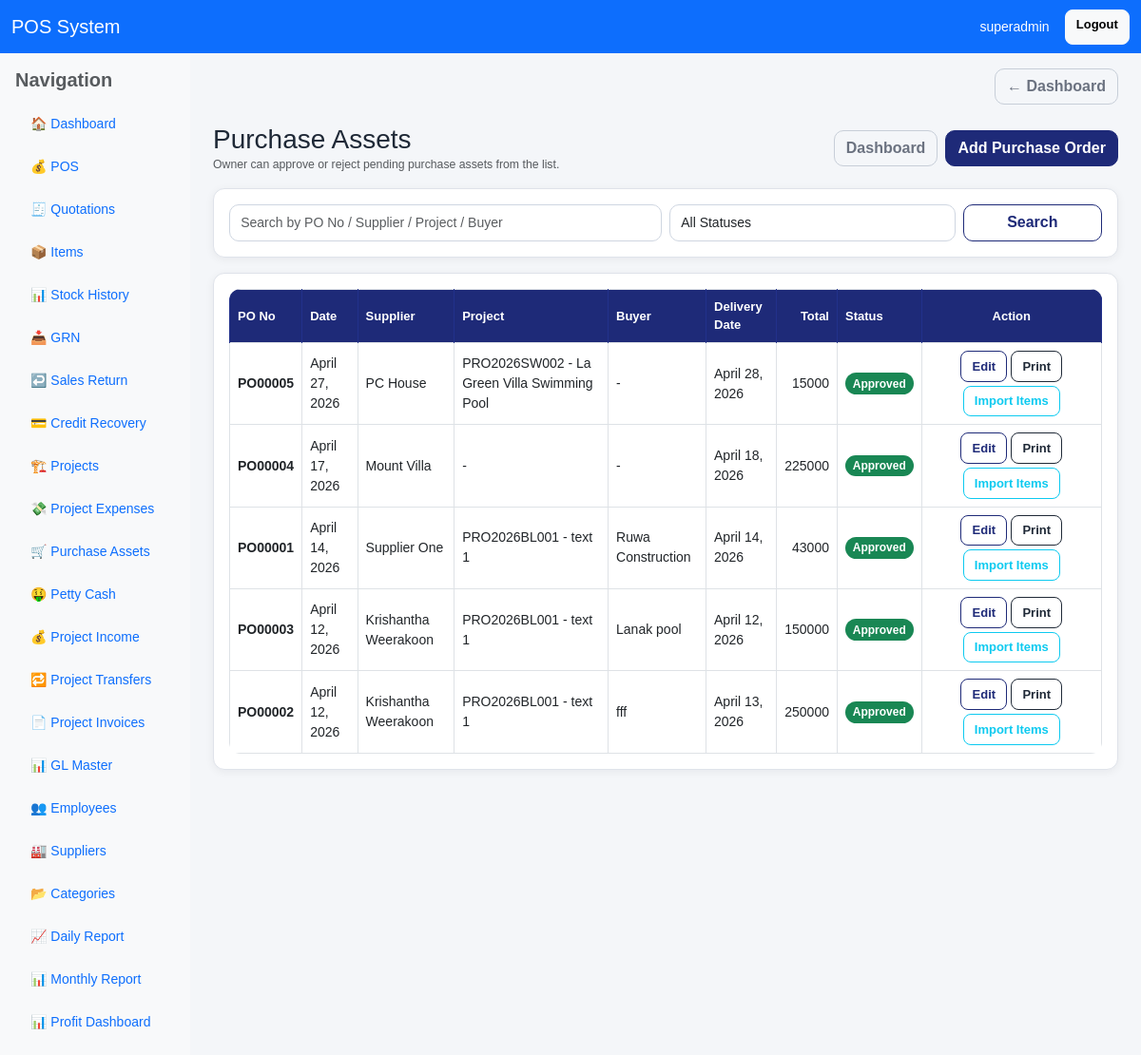
The page /purchase-orders/ (signed in) on the database as committed earlier.
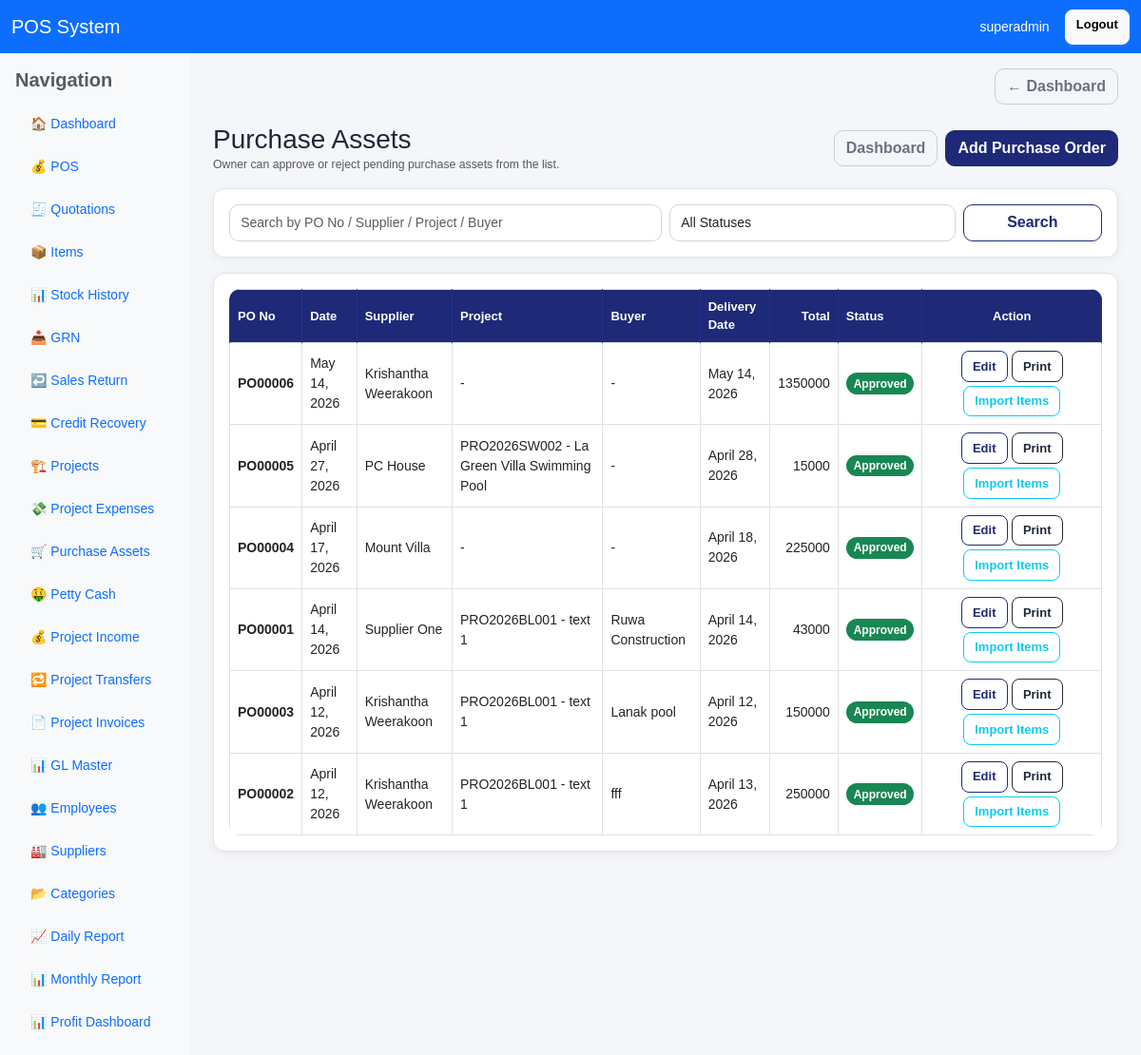
The same page on the database as committed later.
### pos/models.py (models this page shows, shortened)
class PurchaseOrder(models.Model):
    PAYMENT_METHOD_CHOICES = [
        ("cash", "Cash"),
        ("bank", "Bank Transfer"),
        ("cheque", "Cheque"),
    ]
    STATUS_CHOICES = [
        ("draft", "Draft"),
        ("pending", "Pending"),
        ("approved", "Approved"),
        ("rejected", "Rejected"),
        ("closed", "Closed"),
    ]
    po_no = models.CharField(max_length=30, unique=True, blank=True, null=True)
    po_date = models.DateField(default=timezone.now)
    delivery_date_required = models.DateField(blank=True, null=True)
    buyer_company_name = models.CharField(max_length=200, blank=True, null=True)
    buyer_address = models.TextField(blank=True, null=True)
    buyer_contact_person = models.CharField(max_length=150, blank=True, null=True)
    buyer_phone = models.CharField(max_length=50, blank=True, null=True)
    buyer_email = models.EmailField(blank=True, null=True)
    supplier = models.ForeignKey("Supplier", on_delete=models.PROTECT, related_name="purchase_orders")
    supplier_address = models.TextField(blank=True, null=True)
    supplier_contact_details = models.CharField(max_length=255, blank=True, null=True)
    project = models.ForeignKey("Project", on_delete=models.SET_NULL, null=True, blank=True, related_name="purchase_orders")
    payment_method = models.CharField(max_length=20, choices=PAYMENT_METHOD_CHOICES, default="bank")
    payment_period = models.CharField(max_length=100, blank=True, null=True)
    delivery_location = models.CharField(max_length=255, blank=True, null=True)
    delivery_method = models.CharField(max_length=100, blank=True, null=True)
    special_instructions = models.TextField(blank=True, null=True)
    terms_and_conditions = models.TextField(blank=True, null=True)
    warranty_details = models.TextField(blank=True, null=True)
    return_policy = models.TextField(blank=True, null=True)
    penalties_conditions = models.TextField(blank=True, null=True)
    authorized_person_name = models.CharField(max_length=150, blank=True, null=True)
    signature_text = models.CharField(max_length=150, blank=True, null=True)
    status = models.CharField(max_length=20, choices=STATUS_CHOICES, default="draft")
    note = models.TextField(blank=True, null=True)
    created_by = models.ForeignKey(
        User,
        on_delete=models.SET_NULL,
        null=True,
        blank=True,
        related_name="created_purchase_orders"
    )
    created_at = models.DateTimeField(auto_now_add=True)
    class Meta:
        ordering = ["-po_date", "-id"]
    @property
    def grand_total(self):
        return self.items.aggregate(total=Sum("line_total"))["total"] or Decimal("0")

class Supplier(models.Model):
    name = models.CharField(max_length=150, unique=True)
    address = models.TextField(blank=True, null=True)
    phone_1 = models.CharField(max_length=30, blank=True, null=True)
    phone_2 = models.CharField(max_length=30, blank=True, null=True)
    phone_3 = models.CharField(max_length=30, blank=True, null=True)
    email = models.EmailField(blank=True, null=True)
    contact_person = models.CharField(max_length=150, blank=True, null=True)
    bank_name = models.CharField(max_length=150, blank=True, null=True)
    bank_branch = models.CharField(max_length=150, blank=True, null=True)
    account_name = models.CharField(max_length=150, blank=True, null=True)
    account_number = models.CharField(max_length=80, blank=True, null=True)
    is_active = models.BooleanField(default=True)
    created_at = models.DateTimeField(auto_now_add=True)
    class Meta:
        ordering = ["name"]

class Project(models.Model):
    PROJECT_TYPE_CHOICES = [
        ("SW", "Swimming Pool"),
        ("BL", "Building"),
        ("EL", "Electrical"),
        ("OT", "Other"),
    ]
    STATUS_CHOICES = [
        ("ongoing", "Ongoing"),
        ("completed", "Completed"),
        ("cancelled", "Cancelled"),
    ]
    project_id = models.CharField(max_length=30, unique=True)
    project_name = models.CharField(max_length=255)
    project_type = models.CharField(max_length=10, choices=PROJECT_TYPE_CHOICES)
    client_name = models.CharField(max_length=255, blank=True, null=True)
    location = models.CharField(max_length=255, blank=True, null=True)
    estimated_value = models.DecimalField(max_digits=14, decimal_places=2, default=0)
    status = models.CharField(max_length=20, choices=STATUS_CHOICES, default="ongoing")
    is_active = models.BooleanField(default=True)
    created_by = models.ForeignKey(User, on_delete=models.SET_NULL, null=True, blank=True, related_name="created_projects")
    updated_by = models.ForeignKey(User, on_delete=models.SET_NULL, null=True, blank=True, related_name="updated_projects")
    created_at = models.DateTimeField(auto_now_add=True)
    class Meta:
        ordering = ["-id"]

### pos/views.py (the view, shortened to what this page needs)
# urls.py: path("purchase-orders/", views.purchase_order_list, name="purchase_order_list"),
@user_passes_test(can_use_project)
def purchase_order_list(request):
    query = request.GET.get("q", "").strip()
    status_filter = request.GET.get("status", "").strip()
    orders = PurchaseOrder.objects.select_related(
        "supplier", "project", "created_by"
    ).prefetch_related("items").order_by("-po_date", "-id")
    if status_filter in ["draft", "pending", "approved", "rejected", "closed"]:
        orders = orders.filter(status=status_filter)
    return render(request, "pos/purchase_order_list.html", {
        "orders": orders,
        "query": query,
        "status_filter": status_filter,
        "is_owner": is_owner(request.user),
    })

### pos/views.py (called while the page is built)
def is_owner(user):
    return user.is_superuser or user.groups.filter(name__iexact="Owner").exists()

def can_use_project(user):
    return is_owner(user) or is_manager(user) or is_clerk(user) or is_cashier(user)

### pos/templates/pos/purchase_order_list.html (shortened to what the changed rows need)
{% extends "base.html" %}
{% block content %}
<div class="card card-soft">
    <div class="card-body">
        <div class="table-responsive">
            <table class="table table-bordered table-hover align-middle">
                <thead>
                    <tr>
                        <th>PO No</th>
                        <th>Date</th>
                        <th>Supplier</th>
                        <th>Project</th>
                        <th>Buyer</th>
                        <th>Delivery Date</th>
                        <th class="text-end">Total</th>
                        <th>Status</th>
                        <th class="text-center" style="min-width: 180px;">Action</th>
                    </tr>
                </thead>
                <tbody>
                    {% for o in orders %}
                    <tr>
                        <td><strong>{{ o.po_no }}</strong></td>
                        <td>{{ o.po_date }}</td>
                        <td>{{ o.supplier.name }}</td>
                        <td>
                            {% if o.project %}
                                {{ o.project.project_id }} - {{ o.project.project_name }}
                            {% else %}
                                -
                            {% endif %}
                        </td>
                        <td>{{ o.buyer_company_name|default:"-" }}</td>
                        <td>{{ o.delivery_date_required|default:"-" }}</td>
                        <td class="text-end">
                            {% if o.grand_total %}
                                {{ o.grand_total }}
                            {% else %}
                                -
                            {% endif %}
                        </td>
                        <td>
                            {% if o.status == "draft" %}
                                <span class="badge bg-secondary">Draft</span>
                            {% elif o.status == "pending" %}
                                <span class="badge bg-warning text-dark">Pending</span>
                            {% elif o.status == "approved" %}
                                <span class="badge bg-success">Approved</span>
                            {% elif o.status == "rejected" %}
                                <span class="badge bg-danger">Rejected</span>
                            {% elif o.status == "closed" %}
                                <span class="badge bg-dark">Closed</span>
                            {% else %}
                                <span class="badge bg-light text-dark">{{ o.status }}</span>
                            {% endif %}
                        </td>
                        <td class="text-center">
                            <div class="d-flex gap-1 justify-content-center flex-wrap">
                                <a href="{% url 'edit_purchase_order' o.id %}" class="btn btn-sm btn-outline-primary">
                                    Edit
                                </a>
                                <a href="{% url 'print_purchase_order' o.id %}" class="btn btn-sm btn-outline-dark" target="_blank">
                                    Print
                                </a>
                                {% if o.status == 'approved' %}
                                <a href="{% url 'import_items_from_po' o.id %}" class="btn btn-sm btn-outline-info">
                                    Import Items
                                </a>
                                {% endif %}
                            </div>
                        </td>
                    </tr>
                    {% empty %}
                    <tr>
                        <td colspan="9" class="text-center text-muted py-4">
                            No purchase orders found.
                        </td>
                    </tr>
                    {% endfor %}
                </tbody>
            </table>
        </div>
    </div>
</div>
{% endblock %}

Rows that differ between the two databases and show on the page:
added PurchaseOrder: po_no "PO00006", po_date "May 14, 2026", supplier.name "Krishantha Weerakoon", buyer_company_name "-", delivery_date_required "May 14, 2026", grand_total "1350000", status "Approved"
